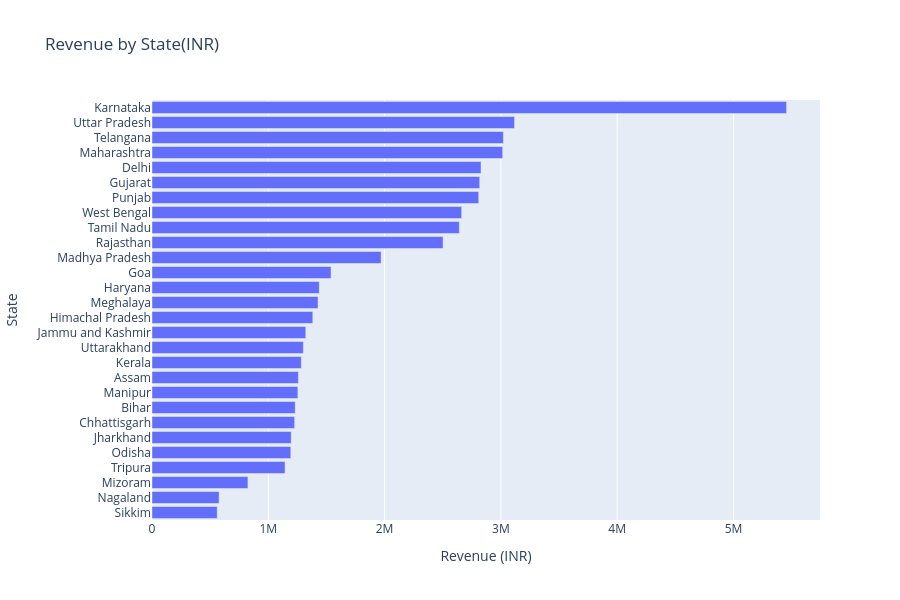

The notebook cell saved with this chart:
### Code cell
fig = px.bar(
    df.groupby("state",as_index=False)["price"].sum().sort_values("price",ascending=False),
    x="price",
    y="state",
    orientation = "h",
    title="Revenue by State(INR)"
)

fig.update_layout(height=600,yaxis=dict(autorange="reversed"))
fig.update_layout(
    yaxis_title="State",
    xaxis_title="Revenue (INR)"
)
fig.show()

### Figure 1 — Plotly figure (JSON) as saved in the notebook; plotly's stock layout.template omitted (floating-point values rounded to 4 significant figures)
{"data": [{"hovertemplate": "price=%{x}<br>state=%{y}<extra></extra>", "legendgroup": "", "marker": {"color": "#636efa", "pattern": {"shape": ""}}, "name": "", "orientation": "h", "showlegend": false, "textposition": "auto", "type": "bar", "x": [5457000.0, 3117000.0, 3022000.0, 3016000.0, 2829000.0, 2818000.0, 2809000.0, 2663000.0, 2643000.0, 2503000.0, 1970000.0, 1539000.0, 1438000.0, 1428000.0, 1383000.0, 1323000.0, 1302000.0, 1284000.0, 1259000.0, 1254000.0, 1232000.0, 1227000.0, 1197000.0, 1194000.0, 1144000.0, 824900.0, 576800.0, 561000.0], "xaxis": "x", "y": ["Karnataka", "Uttar Pradesh", "Telangana", "Maharashtra", "Delhi", "Gujarat", "Punjab", "West Bengal", "Tamil Nadu", "Rajasthan", "Madhya Pradesh", "Goa", "Haryana", "Meghalaya", "Himachal Pradesh", "Jammu and Kashmir", "Uttarakhand", "Kerala", "Assam", "Manipur", "Bihar", "Chhattisgarh", "Jharkhand", "Odisha", "Tripura", "Mizoram", "Nagaland", "Sikkim"], "yaxis": "y"}], "layout": {"barmode": "relative", "height": 600, "legend": {"tracegroupgap": 0}, "title": {"text": "Revenue by State(INR)"}, "xaxis": {"anchor": "y", "domain": [0, 1], "title": {"text": "Revenue (INR)"}}, "yaxis": {"anchor": "x", "autorange": "reversed", "domain": [0, 1], "title": {"text": "State"}}}}
